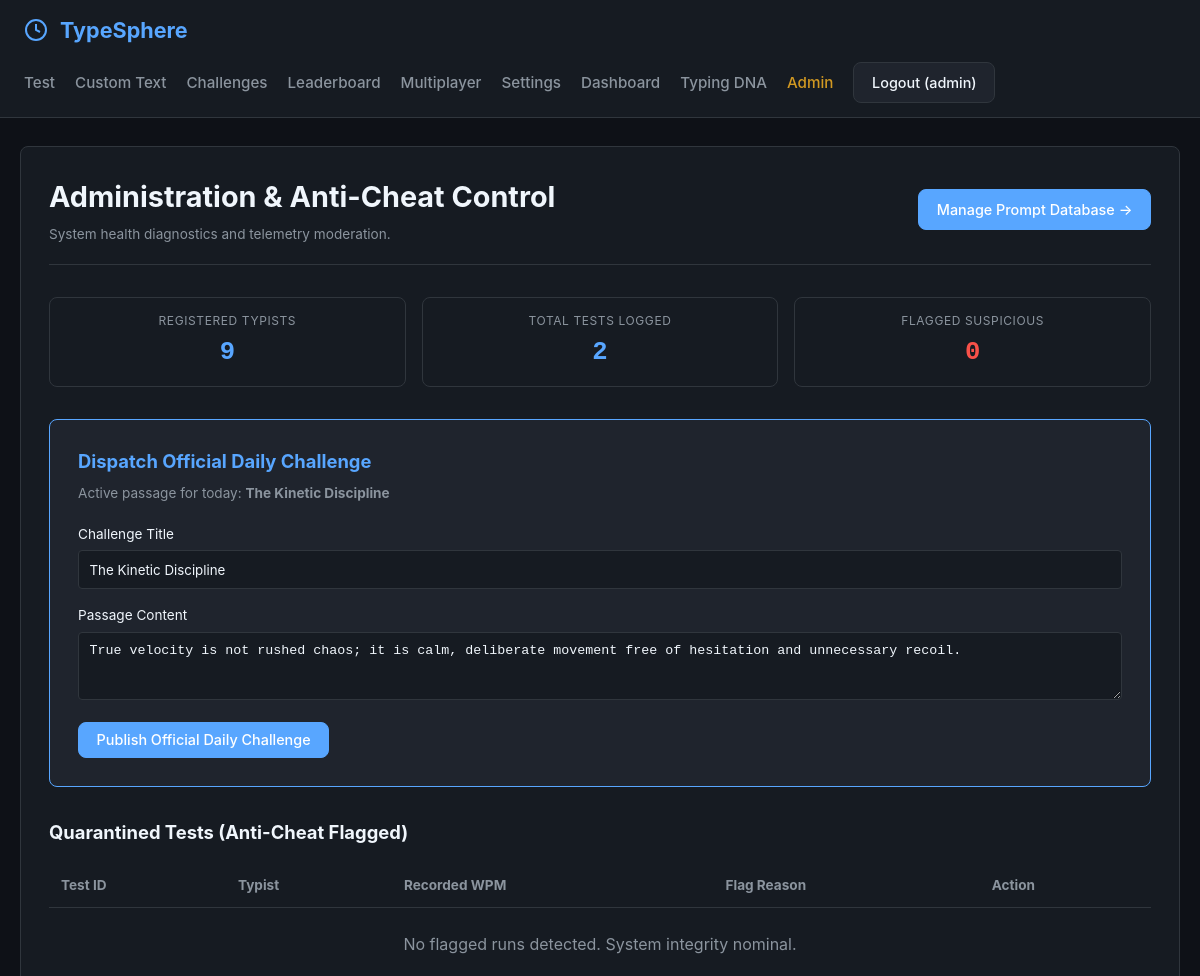
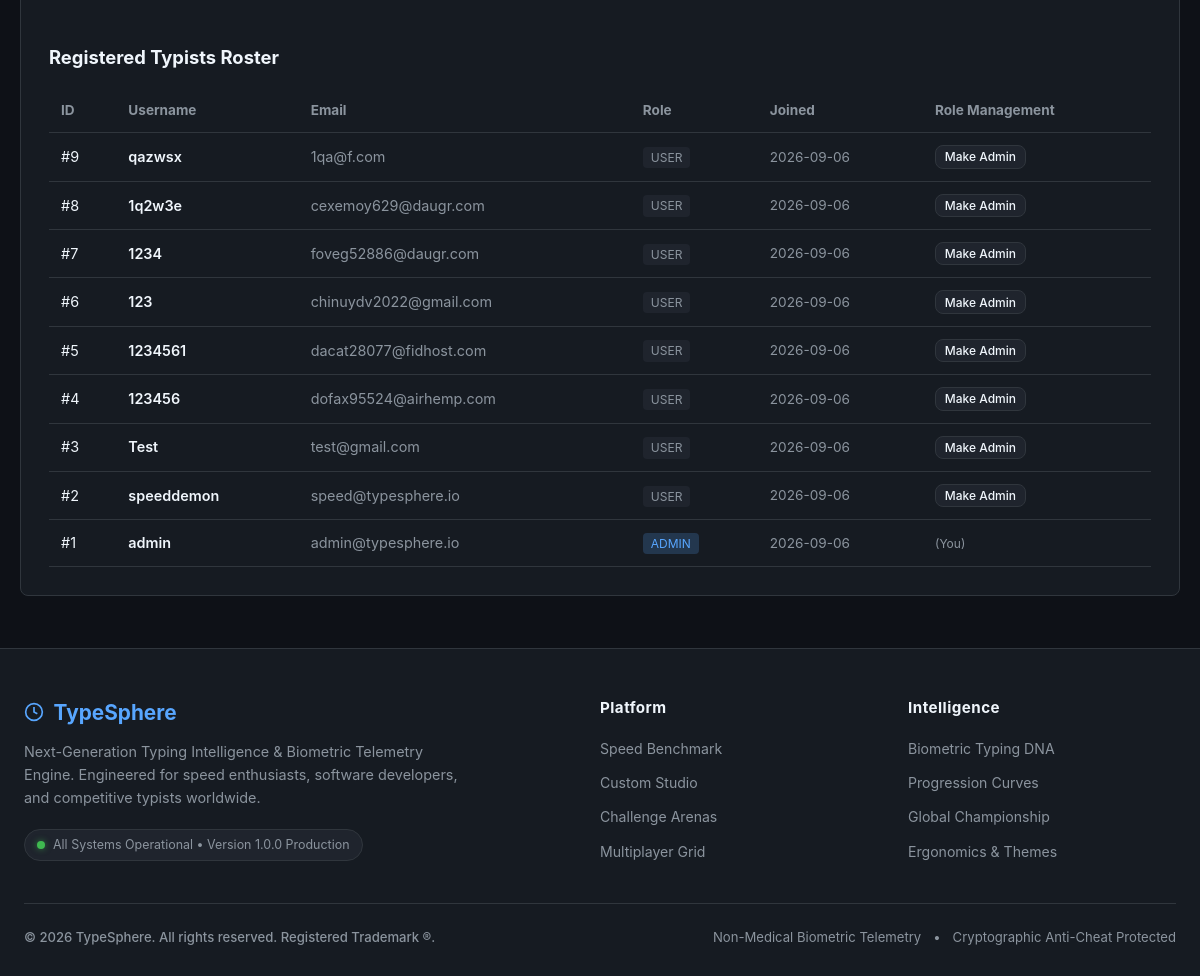
Page /admin/ (signed in) on the committed database (2 pictures, top to bottom).
### app/models/user.py (models this page shows, shortened)
class User(UserMixin, db.Model):
    __tablename__ = 'users'
    id = db.Column(db.Integer, primary_key=True)
    username = db.Column(db.String(64), unique=True, nullable=False, index=True)
    email = db.Column(db.String(120), unique=True, nullable=False, index=True)
    password_hash = db.Column(db.String(256), nullable=False)
    role = db.Column(db.String(20), default='user') # 'user' or 'admin'
    is_verified = db.Column(db.Boolean, default=True, nullable=True)
    created_at = db.Column(db.DateTime, default=datetime.utcnow)
    tests = db.relationship('TypingTest', backref='user', lazy='dynamic', cascade="all, delete-orphan")
    dna_profile = db.relationship('TypingDNA', uselist=False, backref='user', cascade="all, delete-orphan")
    user_settings = db.relationship('UserSettings', uselist=False, backref='user', cascade="all, delete-orphan")
    achievements = db.relationship('UserAchievement', backref='user', lazy='dynamic', cascade="all, delete-orphan")
    @property
    def is_admin(self):
        return self.role == 'admin'

### app/models/challenge.py (models this page shows)
class DailyChallenge(db.Model):
    __tablename__ = 'daily_challenges'
    id = db.Column(db.Integer, primary_key=True)
    target_date = db.Column(db.Date, default=date.today, unique=True, index=True)
    title = db.Column(db.String(128), default='Daily Typing Mastery')
    content = db.Column(db.Text, nullable=False)
    created_at = db.Column(db.DateTime, default=datetime.utcnow)

### app/routes/admin.py (the view)
@admin_bp.route('/')
def index():
    total_users = User.query.count()
    total_tests = TypingTest.query.count()
    suspicious_tests = TypingTest.query.filter_by(suspicious=True).count()
    recent_suspicious = TypingTest.query.filter_by(suspicious=True).order_by(TypingTest.completed_at.desc()).limit(15).all()
    all_users = User.query.order_by(User.created_at.desc()).limit(25).all()
    today = date.today()
    current_daily = DailyChallenge.query.filter_by(target_date=today).first()
    return render_template(
        'admin/index.html',
        total_users=total_users,
        total_tests=total_tests,
        suspicious_count=suspicious_tests,
        recent_suspicious=recent_suspicious,
        users=all_users,
        current_daily=current_daily
    )

### app/templates/admin/index.html
{% extends 'base.html' %}
{% block content %}
<div class="card">
  <div style="display: flex; justify-content: space-between; align-items: center; border-bottom: 1px solid var(--border-color); padding-bottom: 1.25rem; margin-bottom: 2rem; flex-wrap: wrap; gap: 1rem;">
    <div>
      <h1 style="font-size: 1.8rem; font-weight: 700; margin: 0;">Administration & Anti-Cheat Control</h1>
      <p style="color: var(--text-muted); font-size: 0.85rem; margin-top: 0.35rem;">System health diagnostics and telemetry moderation.</p>
    </div>
    <div style="display: flex; gap: 0.75rem;">
      <a href="{{ url_for('admin.manage_texts') }}" class="btn btn-primary">Manage Prompt Database &rarr;</a>
    </div>
  </div>
  <div class="stats-hud" style="grid-template-columns: repeat(auto-fit, minmax(140px, 1fr));">
    <div class="stat-box">
      <div class="stat-label">Registered Typists</div>
      <div class="stat-value">{{ total_users }}</div>
    </div>
    <div class="stat-box">
      <div class="stat-label">Total Tests Logged</div>
      <div class="stat-value">{{ total_tests }}</div>
    </div>
    <div class="stat-box">
      <div class="stat-label">Flagged Suspicious</div>
      <div class="stat-value" style="color: var(--danger);">{{ suspicious_count }}</div>
    </div>
  </div>
  <div class="card" style="background: var(--bg-card); border-color: var(--accent); margin: 2rem 0;">
    <h3 style="font-size: 1.15rem; color: var(--accent); margin-bottom: 0.5rem;">Dispatch Official Daily Challenge</h3>
    <p style="color: var(--text-muted); font-size: 0.85rem; margin-bottom: 1.25rem;">
      Active passage for today: <strong>{{ current_daily.title if current_daily else 'Not Published' }}</strong>
    </p>
    <form method="POST" action="{{ url_for('admin.create_daily') }}">
      <div style="margin-bottom: 1rem;">
        <label style="display: block; font-size: 0.85rem; margin-bottom: 0.4rem;">Challenge Title</label>
        <input type="text" name="title" value="{{ current_daily.title if current_daily else 'The Kinetic Discipline' }}" required style="width: 100%; padding: 0.65rem; background: var(--bg-secondary); border: 1px solid var(--border-color); border-radius: 4px; color: var(--text-primary); font-family: inherit;">
      </div>
      <div style="margin-bottom: 1rem;">
        <label style="display: block; font-size: 0.85rem; margin-bottom: 0.4rem;">Passage Content</label>
        <textarea name="content" rows="3" required style="width: 100%; padding: 0.65rem; background: var(--bg-secondary); border: 1px solid var(--border-color); border-radius: 4px; color: var(--text-primary); font-family: var(--font-mono);">{{ current_daily.content if current_daily else '' }}</textarea>
      </div>
      <button type="submit" class="btn btn-primary">Publish Official Daily Challenge</button>
    </form>
  </div>
  <h3 style="margin-bottom: 1rem; font-size: 1.15rem;">Quarantined Tests (Anti-Cheat Flagged)</h3>
  <table style="width: 100%; border-collapse: collapse; text-align: left; margin-bottom: 2.5rem;">
    <thead>
      <tr style="border-bottom: 1px solid var(--border-color); color: var(--text-muted); font-size: 0.85rem;">
        <th style="padding: 0.75rem;">Test ID</th>
        <th style="padding: 0.75rem;">Typist</th>
        <th style="padding: 0.75rem;">Recorded WPM</th>
        <th style="padding: 0.75rem;">Flag Reason</th>
        <th style="padding: 0.75rem;">Action</th>
      </tr>
    </thead>
    <tbody>
      {% for t in recent_suspicious %}
      <tr style="border-bottom: 1px solid var(--border-color); font-size: 0.9rem;">
        <td style="padding: 0.75rem;">#{{ t.id }}</td>
        <td style="padding: 0.75rem;">{{ t.user.username if t.user else 'Guest' }}</td>
        <td style="padding: 0.75rem; color: var(--danger); font-weight: 700;">{{ t.wpm }}</td>
        <td style="padding: 0.75rem; font-size: 0.85rem; color: var(--warning);">{{ t.suspicion_reason }}</td>
        <td style="padding: 0.75rem;">
          <form method="POST" action="{{ url_for('admin.clear_flag', test_id=t.id) }}">
            <button type="submit" class="btn" style="padding: 0.25rem 0.6rem; font-size: 0.75rem;">Clear Flag</button>
          </form>
        </td>
      </tr>
      {% else %}
      <tr>
        <td colspan="5" style="padding: 1.5rem; text-align: center; color: var(--text-muted);">No flagged runs detected. System integrity nominal.</td>
      </tr>
      {% endfor %}
    </tbody>
  </table>
  <h3 style="margin-bottom: 1rem; font-size: 1.15rem;">Registered Typists Roster</h3>
  <table style="width: 100%; border-collapse: collapse; text-align: left;">
    <thead>
      <tr style="border-bottom: 1px solid var(--border-color); color: var(--text-muted); font-size: 0.85rem;">
        <th style="padding: 0.75rem;">ID</th>
        <th style="padding: 0.75rem;">Username</th>
        <th style="padding: 0.75rem;">Email</th>
        <th style="padding: 0.75rem;">Role</th>
        <th style="padding: 0.75rem;">Joined</th>
        <th style="padding: 0.75rem;">Role Management</th>
      </tr>
    </thead>
    <tbody>
      {% for u in users %}
      <tr style="border-bottom: 1px solid var(--border-color); font-size: 0.9rem;">
        <td style="padding: 0.75rem;">#{{ u.id }}</td>
        <td style="padding: 0.75rem; font-weight: 600;">{{ u.username }}</td>
        <td style="padding: 0.75rem; color: var(--text-muted);">{{ u.email }}</td>
        <td style="padding: 0.75rem;">
          <span style="font-size: 0.75rem; padding: 0.2rem 0.5rem; border-radius: 4px; background: {{ 'rgba(88, 166, 255, 0.2)' if u.is_admin else 'var(--bg-card)' }}; color: {{ 'var(--accent)' if u.is_admin else 'var(--text-muted)' }};">
            {{ u.role|upper }}
          </span>
        </td>
        <td style="padding: 0.75rem; color: var(--text-muted); font-size: 0.85rem;">{{ u.created_at.strftime('%Y-%m-%d') }}</td>
        <td style="padding: 0.75rem;">
          {% if u.id != current_user.id %}
          <form method="POST" action="{{ url_for('admin.toggle_role', user_id=u.id) }}">
            <button type="submit" class="btn" style="padding: 0.2rem 0.55rem; font-size: 0.75rem;">
              Make {{ 'User' if u.is_admin else 'Admin' }}
            </button>
          </form>
          {% else %}
          <span style="font-size: 0.75rem; color: var(--text-muted);">(You)</span>
          {% endif %}
        </td>
      </tr>
      {% endfor %}
    </tbody>
  </table>
</div>
{% endblock %}

### app/templates/base.html (shortened to what this page needs)
<!DOCTYPE html>
<html lang="en" data-theme="dark">
<head>
  <link rel="stylesheet" href="{{ url_for('static', filename='css/main.css') }}">
  <link rel="stylesheet" href="{{ url_for('static', filename='css/typing.css') }}">
  <link rel="stylesheet" href="{{ url_for('static', filename='css/keyboard.css') }}">
  <link rel="stylesheet" href="{{ url_for('static', filename='css/components.css') }}">
</head>
<body>
  <nav class="navbar">
    <div style="display: flex; align-items: center; justify-content: space-between; width: 100%; max-width: 1200px; margin: 0 auto;">
      <a href="{{ url_for('typing.test_page') }}" class="brand" data-tooltip="Navigate to primary typing test track" data-tooltip-title="TYPESPHERE HOME">
        <svg width="24" height="24" viewBox="0 0 24 24" fill="none" stroke="currentColor" stroke-width="2">
          <circle cx="12" cy="12" r="10"></circle>
          <path d="M12 6v6l4 2"></path>
        </svg>
        TypeSphere
      </a>
    </div>
    <ul class="nav-links" id="main-nav-links">
      <li><a href="{{ url_for('typing.test_page') }}" class="nav-link" data-tooltip="Open speed typing test track" data-tooltip-title="TEST TRACK">Test</a></li>
      <li><a href="{{ url_for('typing.custom_text_page') }}" class="nav-link" data-tooltip="Paste your own articles, study notes, or code" data-tooltip-title="CUSTOM STUDIO">Custom Text</a></li>
      <li><a href="{{ url_for('challenges.index') }}" class="nav-link" data-tooltip="Compete in Survival, Accuracy, and Daily Challenge modes" data-tooltip-title="CHALLENGES">Challenges</a></li>
      <li><a href="{{ url_for('leaderboard.index') }}" class="nav-link" data-tooltip="View global verified rankings" data-tooltip-title="LEADERBOARD">Leaderboard</a></li>
      <li><a href="{{ url_for('multiplayer.index') }}" class="nav-link" data-tooltip="Join real-time synchronized typing races" data-tooltip-title="MULTIPLAYER">Multiplayer</a></li>
      <li><a href="{{ url_for('settings.index') }}" class="nav-link" data-tooltip="Customize themes, mechanical sounds, carets, and typography" data-tooltip-title="SETTINGS">Settings</a></li>
      {% if current_user.is_authenticated %}
        <li><a href="{{ url_for('dashboard.index') }}" class="nav-link" data-tooltip="View personal records and streaks" data-tooltip-title="DASHBOARD">Dashboard</a></li>
        <li><a href="{{ url_for('dashboard.dna_profile') }}" class="nav-link" data-tooltip="Inspect left vs right hand balance" data-tooltip-title="TYPING DNA">Typing DNA</a></li>
        {% if current_user.is_admin %}
          <li><a href="{{ url_for('admin.index') }}" class="nav-link" style="color: var(--warning);" data-tooltip="Manage prompts and anti-cheat" data-tooltip-title="ADMIN PANEL">Admin</a></li>
        {% endif %}
        <li><a href="{{ url_for('auth.logout') }}" class="btn" data-tooltip="Securely end current session" data-tooltip-title="LOGOUT">Logout ({{ current_user.username }})</a></li>
      {% endif %}
    </ul>
  </nav>
  <div class="container">
    {% block content %}{% endblock %}
  </div>
  <footer class="app-footer">
    <div class="footer-container">
      <div class="footer-grid">
        <div class="footer-brand-col">
          <div class="footer-brand-title">
            <svg width="20" height="20" viewBox="0 0 24 24" fill="none" stroke="currentColor" stroke-width="2">
              <circle cx="12" cy="12" r="10"></circle>
              <path d="M12 6v6l4 2"></path>
            </svg>
            TypeSphere
          </div>
          <p class="footer-tagline">
            Next-Generation Typing Intelligence & Biometric Telemetry Engine. Engineered for speed enthusiasts, software developers, and competitive typists worldwide.
          </p>
          <div class="footer-status-pill">
            <span class="status-dot"></span>
            <span>All Systems Operational &bull; Version 1.0.0 Production</span>
          </div>
        </div>
        <div class="footer-links-col">
          <h4>Platform</h4>
          <ul>
            <li><a href="{{ url_for('typing.test_page') }}">Speed Benchmark</a></li>
            <li><a href="{{ url_for('typing.custom_text_page') }}">Custom Studio</a></li>
            <li><a href="{{ url_for('challenges.index') }}">Challenge Arenas</a></li>
            <li><a href="{{ url_for('multiplayer.index') }}">Multiplayer Grid</a></li>
          </ul>
        </div>
        <div class="footer-links-col">
          <h4>Intelligence</h4>
          <ul>
            <li><a href="{{ url_for('dashboard.dna_profile') }}">Biometric Typing DNA</a></li>
            <li><a href="{{ url_for('dashboard.analytics') }}">Progression Curves</a></li>
            <li><a href="{{ url_for('leaderboard.index') }}">Global Championship</a></li>
            <li><a href="{{ url_for('settings.index') }}">Ergonomics & Themes</a></li>
          </ul>
        </div>
      </div>
      <div class="footer-bottom-bar">
        <div class="copyright-text">
          &copy; 2026 TypeSphere. All rights reserved. Registered Trademark &reg;.
        </div>
        <div class="footer-meta-links">
          <span>Non-Medical Biometric Telemetry</span>
          <span>&bull;</span>
          <span>Cryptographic Anti-Cheat Protected</span>
        </div>
      </div>
    </div>
  </footer>
</body>
</html>

### rows in the picture
User: username "admin", id "1", email "admin@typesphere.io", role "ADMIN", created_at "2026-09-06", shows "(You)"
DailyChallenge: title "The Kinetic Discipline", content "True velocity is not rushed chaos; it is calm, deliberate movement free of hesitation and unnecessary recoil."
User: id "9", username "qazwsx", email "1qa@f.com", role "USER", created_at "2026-09-06", role "Admin"
User: id "8", username "1q2w3e", email "cexemoy629@daugr.com", role "USER", created_at "2026-09-06", role "Admin"
User: id "7", username "1234", email "foveg52886@daugr.com", role "USER", created_at "2026-09-06", role "Admin"
User: id "6", username "123", email "chinuydv2022@gmail.com", role "USER", created_at "2026-09-06", role "Admin"
User: id "5", username "1234561", email "dacat28077@fidhost.com", role "USER", created_at "2026-09-06", role "Admin"
User: id "4", username "123456", email "dofax95524@airhemp.com", role "USER", created_at "2026-09-06", role "Admin"
User: id "3", username "Test", email "test@gmail.com", role "USER", created_at "2026-09-06", role "Admin"
User: id "2", username "speeddemon", email "speed@typesphere.io", role "USER", created_at "2026-09-06", role "Admin"

### other values in the picture
{{ total_users }} "9"
{{ total_tests }} "2"
{{ suspicious_count }} "0"
